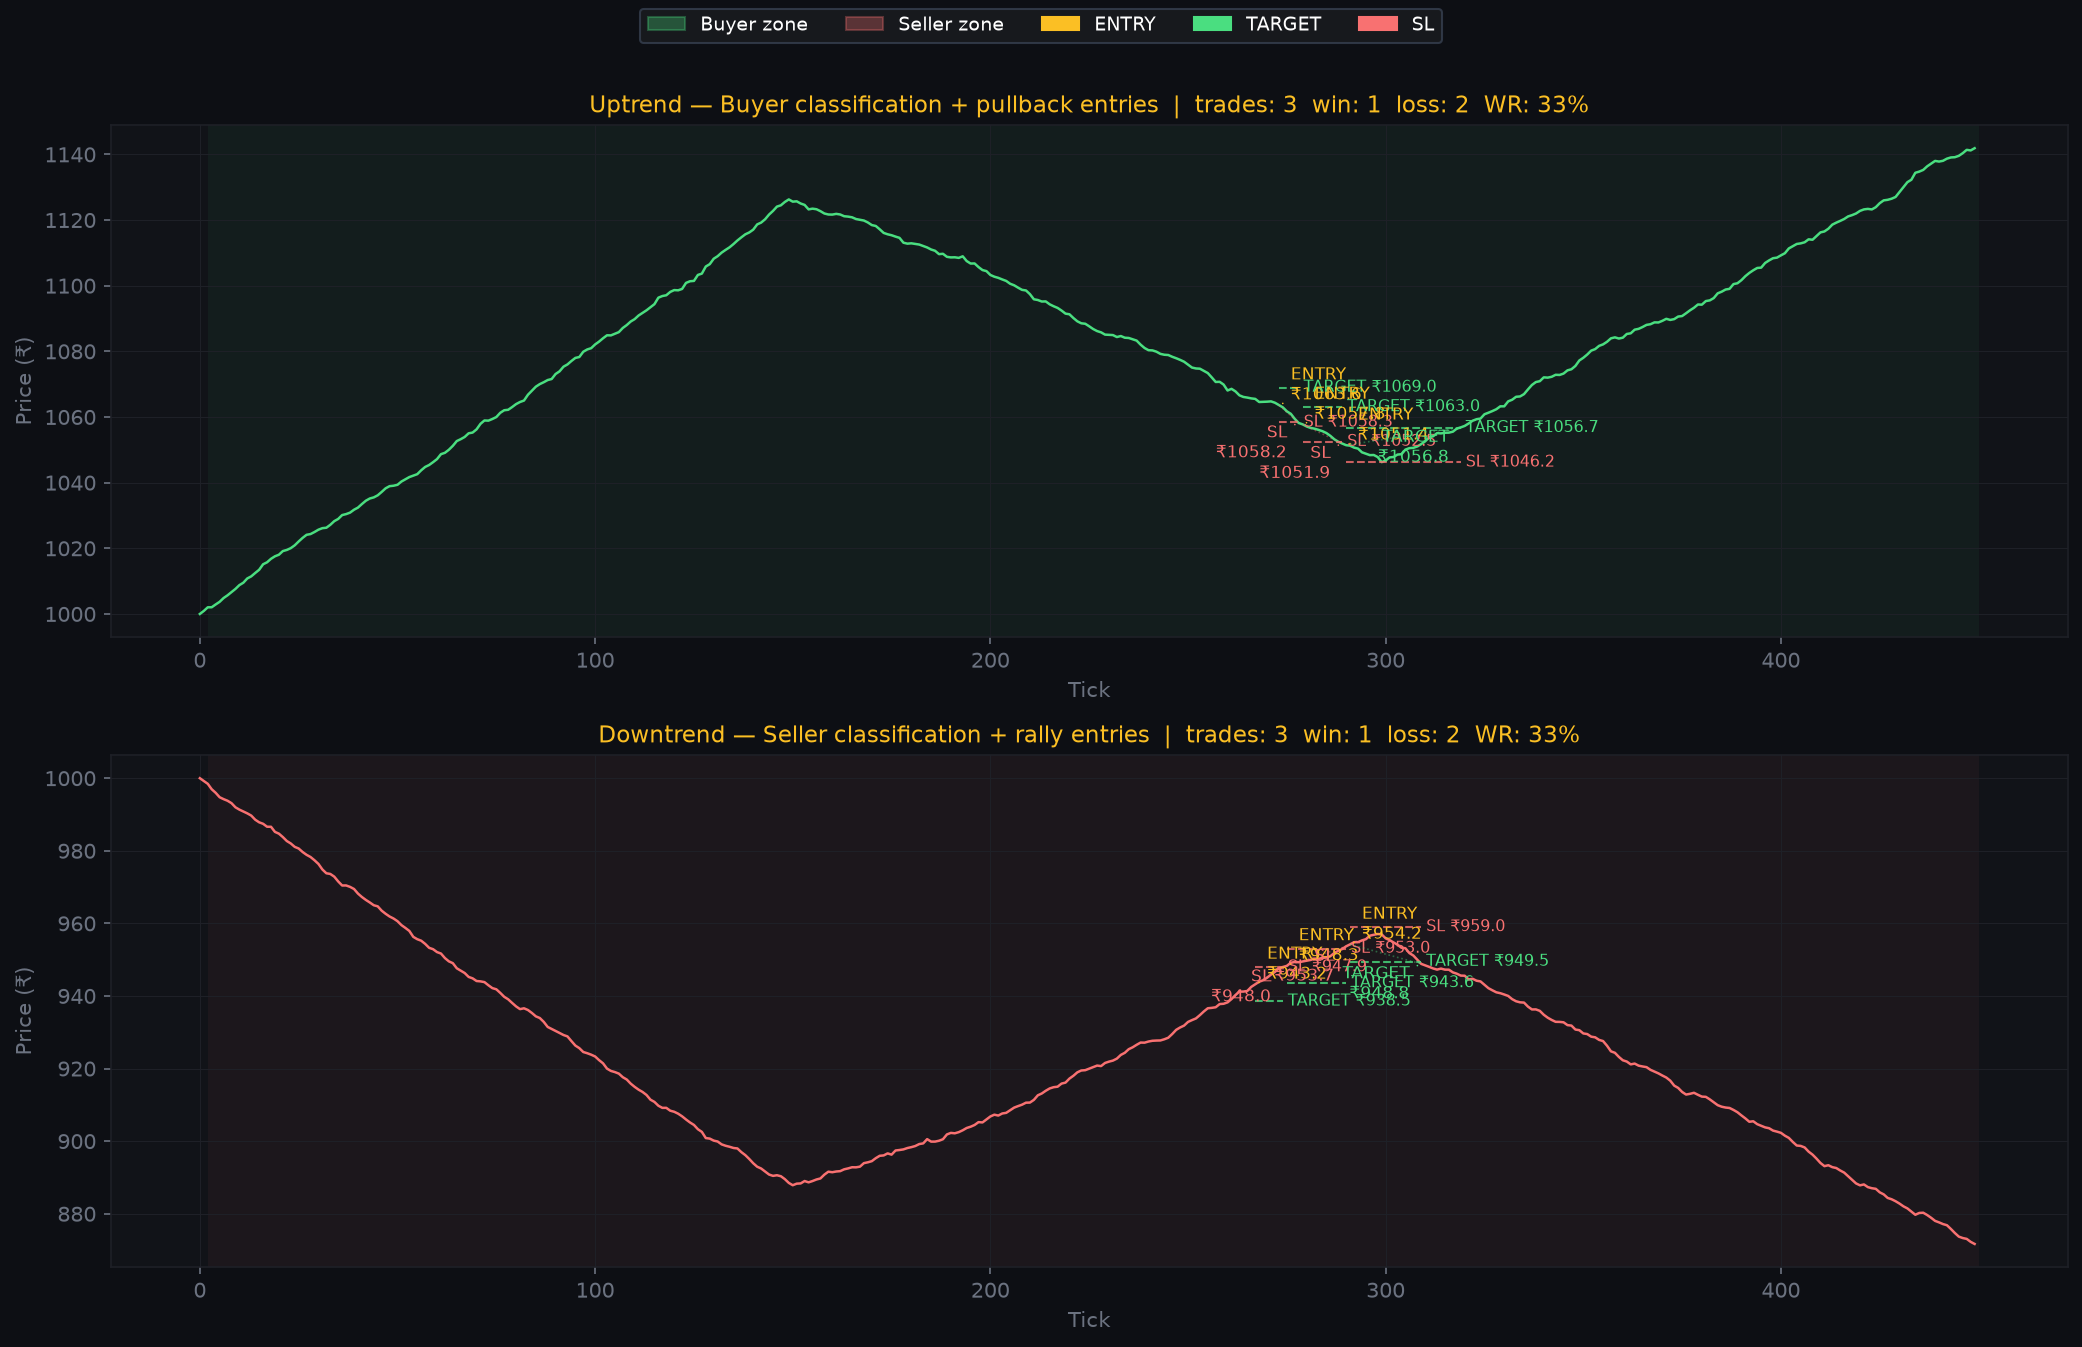

Python code for this plot:
"""
Test the trading strategy logic with synthetic tick data.
Simulates the exact same Buying/Selling classification and 0.2% pullback entry
logic used in the Trading tab.

Usage:
    python test_trading_strategy.py
"""
import numpy as np
import matplotlib.pyplot as plt
import matplotlib.patches as mpatches

# ── Strategy constants (mirror JS) ───────────────────────────────────────────
TD_PULL      = 0.002  # entry at 50% of swing (midpoint)
TD_SL        = 0.001  # 0.1% stop loss
TD_TARGET    = 0.002  # 0.2% profit target
TD_SWING_MIN = 0.003  # swing (H-L) must be >= 0.3% before midpoint entry is valid
RATIO_BUY  = 1.2    # buyVol/sellVol >= 1.2 → bullish
RATIO_SELL = 0.8    # buyVol/sellVol <= 0.8 → bearish
DRIFT_MIN  = 5      # |upTicks - downTicks| in last 20 to count as drifting
CHG_THRESH = 0.001  # 0.1% chg from prevClose for up/dn


# ── Tick generation ────────────────────────────────────────────────────────────

def gen_uptrend(n=450, base=1000.0, seed=42):
    """Phase1: up 150t (+12%) → peak.
       Phase2: pullback 150t (-8%) → hits 50% retracement → BUY entry.
       Phase3: resume up 150t (+8%) → hits target (original peak)."""
    rng = np.random.default_rng(seed)
    prices = [base]
    buy_vols = [100000]
    sell_vols = [80000]
    for i in range(1, n):
        if   i < 150: phase = 1   # up
        elif i < 300: phase = 2   # pullback
        else:         phase = 3   # resume up
        drift = {1: 0.0008, 2: -0.0005, 3: 0.0006}[phase]
        noise = rng.normal(0, 0.0004)  # enough zigzag so not all pullback ticks go down
        prices.append(prices[-1] * (1 + drift + noise))
        # order book oscillates — net buy pressure during up, net sell pressure during pullback
        bv_delta = int(rng.integers(-200, 2500)) if phase != 2 else int(rng.integers(-400, 1000))
        sv_delta = int(rng.integers(-500,  600)) if phase != 2 else int(rng.integers(-100,  800))
        buy_vols.append(max(10000, buy_vols[-1] + bv_delta))
        sell_vols.append(max(10000, sell_vols[-1] + sv_delta))
    return np.array(prices), np.array(buy_vols), np.array(sell_vols)


def gen_downtrend(n=450, base=1000.0, seed=99):
    """Phase1: down 150t (-12%) → trough.
       Phase2: bounce 150t (+8%) → hits 50% retracement → SELL entry.
       Phase3: resume down 150t (-8%) → hits target (original trough)."""
    rng = np.random.default_rng(seed)
    prices = [base]
    buy_vols = [80000]
    sell_vols = [120000]
    for i in range(1, n):
        if   i < 150: phase = 1   # down
        elif i < 300: phase = 2   # bounce
        else:         phase = 3   # resume down
        drift = {1: -0.0008, 2: 0.0005, 3: -0.0006}[phase]
        noise = rng.normal(0, 0.0004)
        prices.append(prices[-1] * (1 + drift + noise))
        bv_delta = int(rng.integers(100, 400))  if phase != 2 else int(rng.integers(400, 800))
        sv_delta = int(rng.integers(800, 2000)) if phase != 2 else int(rng.integers(300, 600))
        buy_vols.append(buy_vols[-1] + bv_delta)
        sell_vols.append(sell_vols[-1] + sv_delta)
    return np.array(prices), np.array(buy_vols), np.array(sell_vols)


# ── Signal logic (mirrors JS tdSignal) ────────────────────────────────────────

def compute_signal(ticks, prev_close, ltp, buy_vol, sell_vol):
    """Returns 'Buying', 'Selling', or None.
    Ratio+chgPct only — no drifting — so a pullback on a buy-dominant stock
    doesn't flip classification to 'Selling' just because ticks trend down."""
    if len(ticks) < 3:
        return None
    chg_pct = (ltp - prev_close) / prev_close * 100 if prev_close else 0
    ratio = buy_vol / sell_vol if sell_vol > 0 else 0
    up = chg_pct > 0.1
    dn = chg_pct < -0.1
    last20 = ticks[-20:]
    sell_growing = (sum(1 for t in last20 if t['dSell'] and t['dSell'] > 0) > len(last20) * 0.6)
    if up and ratio >= RATIO_BUY and not sell_growing:
        return 'Buying'
    if dn and ratio <= RATIO_SELL:
        return 'Selling'
    return None


# ── Strategy runner ────────────────────────────────────────────────────────────

def run_strategy(prices, buy_vols, sell_vols, label):
    prev_close = prices[0]
    ticks = []
    prev_bv = prev_sv = None

    state = {'ever_buy': False, 'ever_sell': False, 'class': None}
    peak = trough = None
    trade = None
    trades = []

    signals = []   # per tick: 'Buying'|'Selling'|None
    classes = []   # per tick: 'buyer'|'seller'|'ignored'|None

    for i, (ltp, bv, sv) in enumerate(zip(prices, buy_vols, sell_vols)):
        dBuy  = (bv - prev_bv)  if prev_bv is not None else None
        dSell = (sv - prev_sv)  if prev_sv is not None else None
        chg_pct = (ltp - prev_close) / prev_close * 100

        if dBuy != 0 or dSell != 0:
            ticks.append({'ltp': ltp, 'buyVol': bv, 'sellVol': sv,
                          'chgPct': chg_pct, 'ratio': bv/sv if sv else 0,
                          'dBuy': dBuy, 'dSell': dSell})

        prev_bv = bv; prev_sv = sv

        # classify
        sig = compute_signal(ticks, prev_close, ltp, bv, sv)
        signals.append(sig)

        if state['class'] != 'ignored':
            if sig == 'Buying':  state['ever_buy'] = True
            if sig == 'Selling': state['ever_sell'] = True
            if state['ever_buy'] and state['ever_sell']:
                state['class'] = 'ignored'; peak = None; trough = None
            elif state['ever_buy'] and state['class'] != 'buyer':
                state['class'] = 'buyer'; peak = ltp
            elif state['ever_sell'] and state['class'] != 'seller':
                state['class'] = 'seller'; trough = ltp

        cls = state['class']
        classes.append(cls)

        # running max and min — both accumulate independently, never reset each other
        if cls in ('buyer', 'seller'):
            if peak is None or ltp > peak:     peak = ltp
            if trough is None or ltp < trough: trough = ltp

        # check exit
        if trade:
            hit = None
            if trade['side'] == 'BUY':
                if ltp <= trade['sl']:       hit = 'SL'
                elif ltp >= trade['target']: hit = 'TARGET'
            else:
                if ltp >= trade['sl']:       hit = 'SL'
                elif ltp <= trade['target']: hit = 'TARGET'
            if hit:
                trade['exit_i'] = i; trade['exit_price'] = ltp; trade['result'] = hit
                trades.append(trade); trade = None
                peak = ltp; trough = ltp   # restart from exit

        # check entry — 50% retracement (midpoint of peak/trough range)
        # SL = -0.5% from entry; target = +0.5% from entry
        if not trade and peak is not None and trough is not None and peak != trough:
            mid = (peak + trough) / 2
            if cls == 'buyer' and ltp <= mid:
                sl  = round(ltp * 0.995, 2)
                tgt = round(ltp * 1.005, 2)
                trade = {'side':'BUY','entry':ltp,'entry_i':i,
                         'sl':sl,'target':tgt,
                         'peak_at_entry':peak,'trough_at_entry':trough,'mid':mid}
                peak = ltp; trough = ltp
            elif cls == 'seller' and ltp >= mid:
                sl  = round(ltp * 1.005, 2)
                tgt = round(ltp * 0.995, 2)
                trade = {'side':'SELL','entry':ltp,'entry_i':i,
                         'sl':sl,'target':tgt,
                         'peak_at_entry':peak,'trough_at_entry':trough,'mid':mid}
                peak = ltp; trough = ltp

    if trade:  # still open at end
        trade['exit_i'] = len(prices)-1; trade['exit_price'] = prices[-1]; trade['result'] = 'OPEN'
        trades.append(trade)

    return trades, signals, classes


# ── Plot ───────────────────────────────────────────────────────────────────────

def plot_scenario(ax, prices, trades, signals, classes, label, color):
    ax.set_facecolor('#111318')
    ax.tick_params(colors='#6b7280')
    for spine in ax.spines.values(): spine.set_edgecolor('#1e2027')
    ax.yaxis.label.set_color('#9ca3af')
    ax.title.set_color('#fbbf24')

    xs = np.arange(len(prices))
    ax.plot(xs, prices, color=color, lw=1.2, zorder=2, label='Price')

    # shade buying/selling regions
    for i, cls in enumerate(classes):
        if cls == 'buyer':
            ax.axvspan(i, i+1, color='#4ade80', alpha=0.05, lw=0)
        elif cls == 'seller':
            ax.axvspan(i, i+1, color='#f87171', alpha=0.05, lw=0)
        elif cls == 'ignored':
            ax.axvspan(i, i+1, color='#6b7280', alpha=0.05, lw=0)

    # plot trades
    win = los = 0
    price_range = max(prices) - min(prices)
    for idx, t in enumerate(trades):
        ei, xi = t['entry_i'], t['exit_i']
        ep, xp = t['entry'], t['exit_price']
        hit_col = '#4ade80' if t['result'] == 'TARGET' else ('#f87171' if t['result'] == 'SL' else '#fbbf24')
        if t['result'] == 'TARGET': win += 1
        elif t['result'] == 'SL':   los += 1

        lbl_offset = price_range * 0.03 * (idx % 3)   # stagger labels vertically

        # entry marker + label (staggered)
        ax.axvline(ei, color='#fbbf24', lw=0.8, alpha=0.5, ls=':')
        ax.text(ei + 1, ep + lbl_offset, f"ENTRY ₹{ep:.1f}", fontsize=7.5,
                color='#fbbf24', va='bottom')

        # SL line entry→exit only
        ax.hlines(t['sl'], ei, xi, colors='#f87171', lw=1.2, ls='--', alpha=0.9)
        ax.text(xi + 1, t['sl'] - lbl_offset, f"SL ₹{t['sl']:.1f}", fontsize=7.5,
                color='#f87171', va='center')

        # TARGET line entry→exit only
        ax.hlines(t['target'], ei, xi, colors='#4ade80', lw=1.2, ls='--', alpha=0.9)
        ax.text(xi + 1, t['target'] + lbl_offset, f"TGT ₹{t['target']:.1f}", fontsize=7.5,
                color='#4ade80', va='center')

        # exit marker
        ax.axvline(xi, color=hit_col, lw=0.8, alpha=0.5, ls=':')
        ax.text(xi + 1, xp - lbl_offset, f"{t['result']} ₹{xp:.1f}", fontsize=7.5,
                color=hit_col, va='top')

        ax.plot([ei, xi], [ep, xp], color=hit_col, lw=0.8, alpha=0.3, zorder=3, ls=':')

    total = win + los
    ax.set_title(f'{label}  |  trades: {total}  win: {win}  loss: {los}'
                 + (f'  WR: {win/total*100:.0f}%' if total else ''), fontsize=11)
    ax.set_xlabel('Tick', color='#6b7280')
    ax.set_ylabel('Price (₹)', color='#6b7280')
    ax.grid(color='#1e2027', lw=0.5)


def main():
    up_prices,   up_bv,   up_sv   = gen_uptrend()
    dn_prices,   dn_bv,   dn_sv   = gen_downtrend()

    up_trades, up_sigs, up_cls = run_strategy(up_prices,   up_bv,   up_sv,   'Uptrend')
    dn_trades, dn_sigs, dn_cls = run_strategy(dn_prices,   dn_bv,   dn_sv,   'Downtrend')

    fig, axes = plt.subplots(2, 1, figsize=(14, 9))
    fig.patch.set_facecolor('#0d0f14')

    plot_scenario(axes[0], up_prices,   up_trades, up_sigs, up_cls,
                  'Uptrend — Buyer classification + pullback entries', '#4ade80')
    plot_scenario(axes[1], dn_prices,   dn_trades, dn_sigs, dn_cls,
                  'Downtrend — Seller classification + rally entries', '#f87171')

    buy_patch    = mpatches.Patch(color='#4ade80', alpha=0.3, label='Buyer zone')
    sell_patch   = mpatches.Patch(color='#f87171', alpha=0.3, label='Seller zone')
    target_patch = mpatches.Patch(color='#4ade80', label='TARGET')
    sl_patch     = mpatches.Patch(color='#f87171', label='SL')
    entry_patch  = mpatches.Patch(color='#fbbf24', label='ENTRY')
    fig.legend(handles=[buy_patch, sell_patch, entry_patch, target_patch, sl_patch],
               loc='upper center', ncol=5, fontsize=9,
               facecolor='#1a1c20', edgecolor='#374151', labelcolor='white')

    plt.tight_layout(rect=[0, 0, 1, 0.95])
    plt.savefig('test_trading_strategy.png', dpi=150, bbox_inches='tight',
                facecolor='#0d0f14')
    print('Saved: test_trading_strategy.png')

    # print trade summary
    for label, trades in [('Uptrend', up_trades), ('Downtrend', dn_trades)]:
        print(f'\n--- {label} trades ---')
        for t in trades:
            pnl = (t['exit_price']-t['entry'])/t['entry']*(1 if t['side']=='BUY' else -1)*100
            print(f"  {t['side']:4s}  entry={t['entry']:.2f}  SL={t['sl']:.2f}  target={t['target']:.2f}"
                  f"  exit={t['exit_price']:.2f}  {t['result']:6s}  {pnl:+.3f}%"
                  f"  tick {t['entry_i']}->{t['exit_i']}")

    plt.show()


if __name__ == '__main__':
    main()
